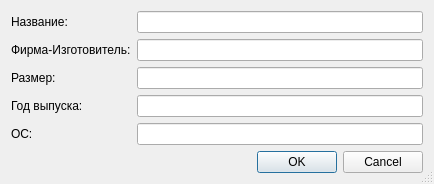
<?xml version="1.0" encoding="UTF-8"?>
<ui version="4.0">
 <class>EditDialog</class>
 <widget class="QDialog" name="EditDialog">
  <property name="geometry">
   <rect>
    <x>0</x>
    <y>0</y>
    <width>434</width>
    <height>175</height>
   </rect>
  </property>
  <property name="sizePolicy">
   <sizepolicy hsizetype="Preferred" vsizetype="Preferred">
    <horstretch>0</horstretch>
    <verstretch>0</verstretch>
   </sizepolicy>
  </property>
  <property name="contextMenuPolicy">
   <enum>Qt::DefaultContextMenu</enum>
  </property>
  <property name="windowTitle">
   <string>Dialog</string>
  </property>
  <property name="windowIcon">
   <iconset resource="IconsResource.qrc">
    <normaloff>:/IconPrefix1/Icons/edit_121852.ico</normaloff>:/IconPrefix1/Icons/edit_121852.ico</iconset>
  </property>
  <property name="sizeGripEnabled">
   <bool>true</bool>
  </property>
  <layout class="QVBoxLayout" name="verticalLayout">
   <property name="sizeConstraint">
    <enum>QLayout::SetDefaultConstraint</enum>
   </property>
   <item>
    <layout class="QGridLayout" name="gridLayout">
     <item row="6" column="1">
      <widget class="QLabel" name="label_5">
       <property name="text">
        <string>ОС:</string>
       </property>
      </widget>
     </item>
     <item row="2" column="1">
      <widget class="QLabel" name="label">
       <property name="text">
        <string>Название:</string>
       </property>
      </widget>
     </item>
     <item row="4" column="2">
      <widget class="QLineEdit" name="lineEdit_3"/>
     </item>
     <item row="3" column="1">
      <widget class="QLabel" name="label_2">
       <property name="text">
        <string>Фирма-Изготовитель:</string>
       </property>
      </widget>
     </item>
     <item row="4" column="1">
      <widget class="QLabel" name="label_3">
       <property name="text">
        <string>Размер:</string>
       </property>
      </widget>
     </item>
     <item row="3" column="2">
      <widget class="QLineEdit" name="lineEdit_2"/>
     </item>
     <item row="5" column="2">
      <widget class="QLineEdit" name="lineEdit_4"/>
     </item>
     <item row="2" column="2">
      <widget class="QLineEdit" name="lineEdit"/>
     </item>
     <item row="5" column="1">
      <widget class="QLabel" name="label_4">
       <property name="text">
        <string>Год выпуска:</string>
       </property>
      </widget>
     </item>
     <item row="6" column="2">
      <widget class="QLineEdit" name="lineEdit_5"/>
     </item>
    </layout>
   </item>
   <item>
    <widget class="QDialogButtonBox" name="buttonBox">
     <property name="orientation">
      <enum>Qt::Horizontal</enum>
     </property>
     <property name="standardButtons">
      <set>QDialogButtonBox::Cancel|QDialogButtonBox::Ok</set>
     </property>
     <property name="centerButtons">
      <bool>false</bool>
     </property>
    </widget>
   </item>
  </layout>
 </widget>
 <tabstops>
  <tabstop>lineEdit</tabstop>
  <tabstop>lineEdit_2</tabstop>
  <tabstop>lineEdit_3</tabstop>
  <tabstop>lineEdit_4</tabstop>
  <tabstop>lineEdit_5</tabstop>
 </tabstops>
 <resources>
  <include location="IconsResource.qrc"/>
 </resources>
 <connections>
  <connection>
   <sender>buttonBox</sender>
   <signal>accepted()</signal>
   <receiver>EditDialog</receiver>
   <slot>accept()</slot>
   <hints>
    <hint type="sourcelabel">
     <x>248</x>
     <y>254</y>
    </hint>
    <hint type="destinationlabel">
     <x>157</x>
     <y>274</y>
    </hint>
   </hints>
  </connection>
  <connection>
   <sender>buttonBox</sender>
   <signal>rejected()</signal>
   <receiver>EditDialog</receiver>
   <slot>reject()</slot>
   <hints>
    <hint type="sourcelabel">
     <x>316</x>
     <y>260</y>
    </hint>
    <hint type="destinationlabel">
     <x>286</x>
     <y>274</y>
    </hint>
   </hints>
  </connection>
 </connections>
</ui>
